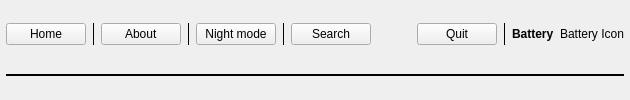
      <widget class="QStackedWidget" name="buttonsBarWidget">
       <widget class="QWidget" name="page_2">
        <layout class="QVBoxLayout" name="verticalLayout_9">
         <property name="leftMargin">
          <number>6</number>
         </property>
         <property name="topMargin">
          <number>0</number>
         </property>
         <property name="rightMargin">
          <number>6</number>
         </property>
         <property name="bottomMargin">
          <number>0</number>
         </property>
         <item>
          <layout class="QGridLayout" name="gridLayout_7">
           <property name="leftMargin">
            <number>0</number>
           </property>
           <property name="rightMargin">
            <number>0</number>
           </property>
           <property name="bottomMargin">
            <number>0</number>
           </property>
           <item row="0" column="11">
            <widget class="QLabel" name="batteryLabel">
             <property name="font">
              <font>
               <weight>75</weight>
               <bold>true</bold>
              </font>
             </property>
             <property name="text">
              <string>Battery</string>
             </property>
            </widget>
           </item>
           <item row="0" column="2">
            <widget class="QPushButton" name="aboutBtn">
             <property name="text">
              <string>  About  </string>
             </property>
            </widget>
           </item>
           <item row="0" column="12">
            <widget class="QLabel" name="batteryIconLabel">
             <property name="text">
              <string>Battery Icon</string>
             </property>
            </widget>
           </item>
           <item row="0" column="4">
            <widget class="QPushButton" name="nightModeBtn">
             <property name="text">
              <string>Night mode</string>
             </property>
            </widget>
           </item>
           <item row="0" column="1">
            <widget class="Line" name="line_15">
             <property name="frameShadow">
              <enum>QFrame::Plain</enum>
             </property>
             <property name="orientation">
              <enum>Qt::Vertical</enum>
             </property>
            </widget>
           </item>
           <item row="0" column="8">
            <spacer name="horizontalSpacer_2">
             <property name="orientation">
              <enum>Qt::Horizontal</enum>
             </property>
             <property name="sizeHint" stdset="0">
              <size>
               <width>40</width>
               <height>20</height>
              </size>
             </property>
            </spacer>
           </item>
           <item row="0" column="9">
            <widget class="QPushButton" name="quitBtn">
             <property name="text">
              <string>Quit</string>
             </property>
            </widget>
           </item>
           <item row="0" column="0">
            <widget class="QPushButton" name="homeBtn">
             <property name="text">
              <string>  Home  </string>
             </property>
            </widget>
           </item>
           <item row="0" column="6">
            <widget class="QPushButton" name="searchBtn">
             <property name="text">
              <string>Search</string>
             </property>
            </widget>
           </item>
           <item row="0" column="5">
            <widget class="Line" name="line_17">
             <property name="frameShadow">
              <enum>QFrame::Plain</enum>
             </property>
             <property name="orientation">
              <enum>Qt::Vertical</enum>
             </property>
            </widget>
           </item>
           <item row="0" column="3">
            <widget class="Line" name="line_7">
             <property name="frameShadow">
              <enum>QFrame::Plain</enum>
             </property>
             <property name="lineWidth">
              <number>1</number>
             </property>
             <property name="orientation">
              <enum>Qt::Vertical</enum>
             </property>
            </widget>
           </item>
           <item row="0" column="10">
            <widget class="Line" name="line_19">
             <property name="frameShadow">
              <enum>QFrame::Plain</enum>
             </property>
             <property name="orientation">
              <enum>Qt::Vertical</enum>
             </property>
            </widget>
           </item>
          </layout>
         </item>
         <item>
          <widget class="Line" name="line_4">
           <property name="frameShadow">
            <enum>QFrame::Plain</enum>
           </property>
           <property name="lineWidth">
            <number>2</number>
           </property>
           <property name="orientation">
            <enum>Qt::Horizontal</enum>
           </property>
          </widget>
         </item>
        </layout>
       </widget>
       <widget class="QWidget" name="page_6"/>
      </widget>
